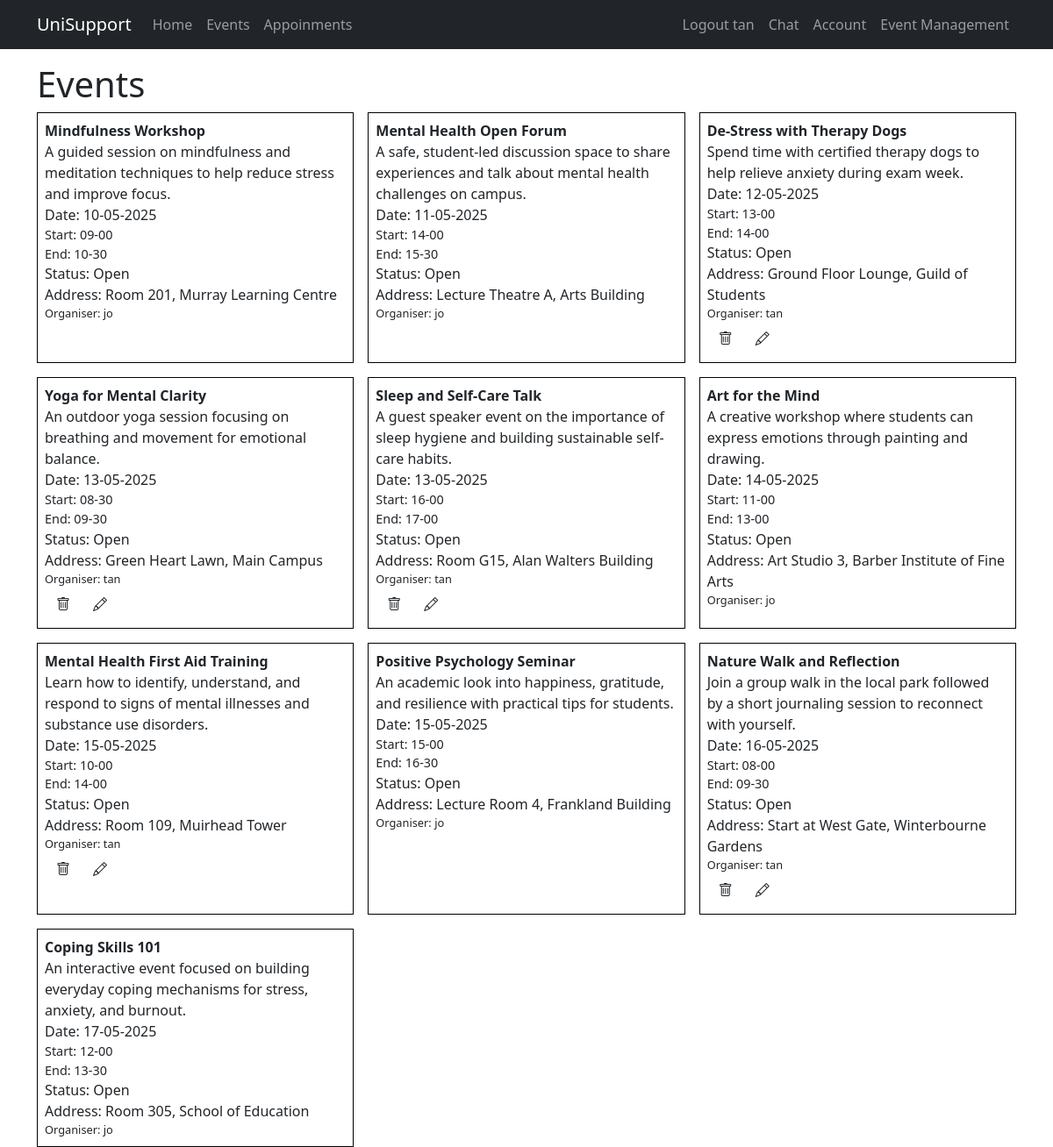
The page /events (signed in) on the database its author committed.
### app/models.py (models this page shows, shortened)
@dataclass
class User(UserMixin, db.Model):
    __tablename__ = 'users'
    id: so.Mapped[int] = so.mapped_column(primary_key=True)
    email: so.Mapped[str] = so.mapped_column(sa.String(120), index=True, unique=True)
    username: so.Mapped[str] = so.mapped_column(sa.String(64), index=True, unique=True)
    password_hash: so.Mapped[Optional[str]] = so.mapped_column(sa.String(256))
    role: so.Mapped[str] = so.mapped_column(sa.String(10), default="Normal")
    events: so.Mapped[list['Event']] = relationship(back_populates='user', cascade='all, delete-orphan')
    appointments: so.Mapped[list['Appointment']] = relationship(back_populates='user', cascade='all, delete-orphan')
    logs: so.Mapped[list['BookingLog']] = relationship(back_populates='user', cascade='all, delete-orphan')
    enrollments: so.Mapped[list['Enrollment']] = relationship(back_populates='user', cascade='all, delete-orphan')
    user_type: Mapped[str] = so.mapped_column(sa.String(64), default="user")
    __mapper_args__ = {
        "polymorphic_identity": "user",
        "polymorphic_on": user_type
    }

class Event(db.Model):
    __tablename__ = 'events'
    id: so.Mapped[int] = so.mapped_column(primary_key=True)
    title: so.Mapped[str] = so.mapped_column(sa.String(64), unique=True)
    text: so.Mapped[str] = so.mapped_column(sa.String(3200))
    username: so.Mapped[str] = so.mapped_column(ForeignKey('users.username'), index=True)
    user: so.Mapped['User'] = relationship(back_populates='events')
    status: so.Mapped[str] = so.mapped_column(sa.String(64),default='Open')
    date: so.Mapped[str] = so.mapped_column(sa.String(64),default='None')
    start_time: so.Mapped[str] = so.mapped_column(sa.String(64),default='None')
    end_time: so.Mapped[str] = so.mapped_column(sa.String(64),default='None')
    address: so.Mapped[str] = so.mapped_column(sa.String(256))

### app/views.py (the view)
@app.route('/events',  methods=['GET', 'POST'])
@login_required
def events():
    choose_form = ChooseForm()
    q = db.select(Event)
    list_of_events = db.session.scalars(q)
    return render_template('events.html', title="Events", list_of_events = list_of_events, choose_form = choose_form)

### app/models.py (called while the page is built)
@login.user_loader
def load_user(id):
    return db.session.get(User, int(id))

### app/templates/events.html (shortened to what this page needs)
{% extends "base.html" %}
{% block content %}
<h1>Events</h1>
<div style="display: grid; grid-template-columns: repeat(3, 1fr); gap:16px;">
    {% for event in list_of_events %}
             <div style="border: 1px solid black; padding: 8px;">
              <div><strong>{{event.title}}</strong></div>
              <div>{{event.text}}</div>
                 <div>Date: {{event.date}}</div>
                 <div style="font-size: 0.9em;">Start: {{event.start_time}}</div>
                 <div style="font-size: 0.9em;">End: {{event.end_time}}</div>
                 <div>Status: {{event.status}}</div>
                 <div>Address: {{event.address}}</div>
                  <div style="font-size: 0.8em;">Organiser: {{event.username}}</div>
                 {% if current_user.role == "Organiser" and current_user.username == event.username %}
                 <div style = "display: flex"> <form action="{{ url_for('delete_event_') }}" method="post">
                    <button class="btn" type="submit">
                        <i class="bi bi-trash"></i>
                    </button>
                </form> <form action="{{ url_for('edit_event', event_id=event.id) }}" method="get" style="display:inline;">
                       <button type="submit" class="btn" title="Edit">
                            <i class="bi bi-pencil"></i>
                    </button>
                 </form></div>
                 {% endif %}
             </div>
    {% endfor %}
</div>
{% endblock %}

### app/templates/base.html (shortened to what this page needs)
<!doctype html>
<html lang="en">
<head>
    <link
            href="https://cdn.jsdelivr.net/npm/bootstrap@5.3.3/dist/css/bootstrap.min.css"
            rel="stylesheet"
>
    <link rel="stylesheet" href="https://cdn.jsdelivr.net/npm/bootstrap-icons@1.11.3/font/bootstrap-icons.min.css">
</head>
<body>
<nav class="navbar navbar-expand-sm bg-dark" data-bs-theme="dark">
    <div class="container">
        <a class="navbar-brand" href="{{ url_for('home') }}">UniSupport</a>
        <div class="collapse navbar-collapse" id="navbarSupportedContent">
            <ul class="navbar-nav me-auto mb-2 mb-lg-0">
                <li class="nav-item">
                    <a class="nav-link" aria-current="page" href="{{ url_for('home') }}">Home</a>
                </li>
                <li class="nav-item">
                    <a class="nav-link" aria-current="page" href="{{ url_for('events') }}">Events</a>
                </li>
                <li class="nav-item">
                    <a class="nav-link" aria-current="page" href="{{ url_for('appointments') }}">Appoinments</a>
                </li>
            </ul>
            <ul class="navbar-nav mb-2 mb-lg-0">
                {% if current_user.is_anonymous %}
                <li class="nav-item">
                    <a class="nav-link" aria-current="page" href="{{ url_for('login') }}">Login</a>
                </li>
                <li class="nav-item">
                    <a class="nav-link" aria-current="page" href="{{ url_for('register_email') }}">Register</a>
                </li>
                {% else %}
                <li class="nav-item">
                    <a class="nav-link" aria-current="page" href="{{ url_for('logout') }}">Logout {{ current_user.username }}</a>
                </li>
                <li class="nav-item">
                    <a class="nav-link" aria-current="page" href="{{ url_for('chat') }}">Chat</a>
                </li>
                <li class="nav-item">
                    <a class="nav-link" aria-current="page" href="{{ url_for('account') }}">Account</a>
                </li>
                {% if current_user.is_authenticated and current_user.role == "Organiser" %}
                <li class="nav-item">
                    <a class="nav-link" aria-current="page" href="{{ url_for('manager') }}">Event Management</a>
                </li>
                {% endif %}
                {% endif %}
            </ul>
        </div>
    </div>
</nav>
<div class="container">
    {% block content %}{% endblock content %}
</div>
</body>
</html>

### rows shown on the page
User: username "tan"
Event: title "Mindfulness Workshop", text "A guided session on mindfulness and meditation techniques to help reduce stress and improve focus.", date "10-05-2025", start_time "09-00", end_time "10-30", status "Open", address "Room 201, Murray Learning Centre", username "jo"
Event: title "Mental Health Open Forum", text "A safe, student-led discussion space to share experiences and talk about mental health challenges on campus.", date "11-05-2025", start_time "14-00", end_time "15-30", status "Open", address "Lecture Theatre A, Arts Building", username "jo"
Event: title "De-Stress with Therapy Dogs", text "Spend time with certified therapy dogs to help relieve anxiety during exam week.", date "12-05-2025", start_time "13-00", end_time "14-00", status "Open", address "Ground Floor Lounge, Guild of Students", username "tan"
Event: title "Yoga for Mental Clarity", text "An outdoor yoga session focusing on breathing and movement for emotional balance.", date "13-05-2025", start_time "08-30", end_time "09-30", status "Open", address "Green Heart Lawn, Main Campus", username "tan"
Event: title "Sleep and Self-Care Talk", text "A guest speaker event on the importance of sleep hygiene and building sustainable self-care habits.", date "13-05-2025", start_time "16-00", end_time "17-00", status "Open", address "Room G15, Alan Walters Building", username "tan"
Event: title "Art for the Mind", text "A creative workshop where students can express emotions through painting and drawing.", date "14-05-2025", start_time "11-00", end_time "13-00", status "Open", address "Art Studio 3, Barber Institute of Fine Arts", username "jo"
Event: title "Mental Health First Aid Training", text "Learn how to identify, understand, and respond to signs of mental illnesses and substance use disorders.", date "15-05-2025", start_time "10-00", end_time "14-00", status "Open", address "Room 109, Muirhead Tower", username "tan"
Event: title "Positive Psychology Seminar", text "An academic look into happiness, gratitude, and resilience with practical tips for students.", date "15-05-2025", start_time "15-00", end_time "16-30", status "Open", address "Lecture Room 4, Frankland Building", username "jo"
Event: title "Nature Walk and Reflection", text "Join a group walk in the local park followed by a short journaling session to reconnect with yourself.", date "16-05-2025", start_time "08-00", end_time "09-30", status "Open", address "Start at West Gate, Winterbourne Gardens", username "tan"
Event: title "Coping Skills 101", text "An interactive event focused on building everyday coping mechanisms for stress, anxiety, and burnout.", date "17-05-2025", start_time "12-00", end_time "13-30", status "Open", address "Room 305, School of Education", username "jo"
